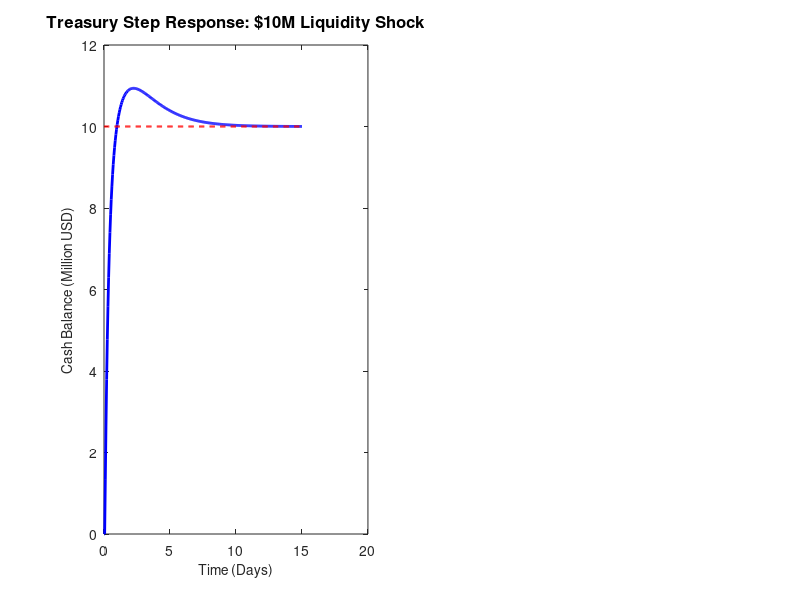

Reproduce this figure in MATLAB. (Note: this script raises an error after producing the figure.)
% ==========================================================
% CARTER & STERLING — QUANTITATIVE RESEARCH & ENGINEERING
% ==========================================================
% Project: Automated Liquidity Management (Discrete PID)
% Author: Abzhamiev Bekdaulet, CEO
% Environment: GNU Octave (Base / No external packages)
% ==========================================================

clear all; close all; clc;

disp('--- Carter & Sterling: Initializing Discrete Treasury PID ---');

%% 1. Параметры времени и симуляции
disp('1. Setting up discrete time simulation...');
dt = 0.05;              % Шаг симуляции (часть дня)
T_end = 15;             % Горизонт симуляции (15 дней)
t = 0:dt:T_end;         % Вектор времени
N = length(t);

%% 2. Инициализация переменных казначейства (State Variables)
disp('2. Initializing State-Space Plant (Cash Dynamics)...');
cash_balance = zeros(1, N);     % y(t)  - Текущий остаток на счетах
cash_rate = zeros(1, N);        % y'(t) - Скорость изменения остатка
u = zeros(1, N);                % u(t)  - Управляющий сигнал (запрос на ликвидность)
error = zeros(1, N);            % e(t)  - Ошибка (Разрыв между фактом и целью)

target_cash = 10; % Целевой неснижаемый остаток: $10 млн (Liquidity Shock)

%% 3. Настройка параметров ПИД-регулятора
disp('3. Tuning Discrete PID Controller...');
Kp = 2.5;   % Пропорциональный коэффициент
Ki = 0.8;   % Интегральный коэффициент
Kd = 1.2;   % Дифференциальный коэффициент

integral_e = 0;   % Накопленная ошибка
prev_error = 0;   % Ошибка на предыдущем шаге

%% 4. Главный цикл симуляции (Euler Integration)
disp('4. Executing Closed-Loop Simulation (Euler Method)...');
for k = 1:N-1
    % --- ШАГ 1: Измерение ошибки (Отклонение от цели) ---
    error(k) = target_cash - cash_balance(k);

    % --- ШАГ 2: Вычисление компонентов ПИД-регулятора ---
    integral_e = integral_e + error(k) * dt;           % I: Интеграл
    derivative_e = (error(k) - prev_error) / dt;       % D: Производная (Градиент)

    % --- ШАГ 3: Формирование управляющего сигнала (Запрос средств) ---
    u(k) = Kp * error(k) + Ki * integral_e + Kd * derivative_e;

    % Запоминаем текущую ошибку для следующего шага
    prev_error = error(k);

    % --- ШАГ 4: Симуляция банковской системы (Plant Dynamics) ---
    % Дифференциальное уравнение инерции банка: 0.5 * y'' + y' = u
    % Преобразуем в систему уравнений первого порядка:
    % 1) d(cash)/dt = cash_rate
    % 2) d(cash_rate)/dt = -2 * cash_rate + 2 * u

    cash_balance(k+1) = cash_balance(k) + dt * cash_rate(k);
    cash_rate(k+1) = cash_rate(k) + dt * (-2 * cash_rate(k) + 2 * u(k));
end

% Заполняем последние значения массивов для ровных графиков
error(N) = target_cash - cash_balance(N);
u(N) = u(N-1);

%% 5. Визуализация (Executive Charts)
disp('5. Generating Institutional Graphics...');
figure('Position', [50, 100, 1100, 500]);

% Сабплот 1: Динамика денежного баланса
subplot(1, 2, 1);
plot(t, cash_balance, 'b', 'LineWidth', 2); hold on;
plot(t, ones(size(t)) * target_cash, 'r--', 'LineWidth', 1.5);
title('Treasury Step Response: $10M Liquidity Shock', 'FontSize', 12, 'FontWeight', 'bold');
xlabel('Time (Days)', 'FontSize', 10);
ylabel('Cash Balance (Million USD)', 'FontSize', 10);
legend('PID Restored Cash Level', 'Target Cash Reserve', 'Location', 'lower right');
grid on;
% Аннотация времени стабилизации
text(6, target_cash*0.8, 'Settling Time \approx 5 Days', 'FontWeight', 'bold');
hold off;

% Сабплот 2: Управляющее воздействие (Control Effort)
subplot(1, 2, 2);
plot(t, u, 'k', 'LineWidth', 1.5); hold on;
% Закрашиваем область под графиком для наглядности
area(t, u, 'FaceColor', [0.8 0.8 0.8], 'EdgeColor', 'none', 'ShowBaseLine', 'off');
plot(t, u, 'k', 'LineWidth', 1.5); % Возвращаем линию поверх заливки
plot(t, zeros(size(t)), 'r--', 'LineWidth', 1); % Нулевая линия

title('Control Effort: Capital Injection Requests', 'FontSize', 12, 'FontWeight', 'bold');
xlabel('Time (Days)', 'FontSize', 10);
ylabel('Capital Requested / Absorbed (Million USD)', 'FontSize', 10);
legend('Credit Line / Asset Sales Demand', 'Location', 'upper right');
grid on; hold off;

disp('--- Execution Completed ---');
